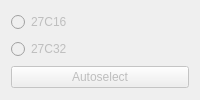
                     <widget class="QWidget" name="E27C_dip24">
                      <property name="autoFillBackground">
                       <bool>false</bool>
                      </property>
                      <attribute name="title">
                       <string>DIP24</string>
                      </attribute>
                      <layout class="QVBoxLayout" name="verticalLayout_8">
                       <item>
                        <widget class="QRadioButton" name="E27c16Button">
                         <property name="enabled">
                          <bool>false</bool>
                         </property>
                         <property name="text">
                          <string>27C16</string>
                         </property>
                         <property name="checkable">
                          <bool>true</bool>
                         </property>
                        </widget>
                       </item>
                       <item>
                        <widget class="QRadioButton" name="E27c32Button">
                         <property name="enabled">
                          <bool>false</bool>
                         </property>
                         <property name="text">
                          <string>27C32</string>
                         </property>
                        </widget>
                       </item>
                       <item>
                        <widget class="QPushButton" name="autoDetectButton">
                         <property name="enabled">
                          <bool>false</bool>
                         </property>
                         <property name="text">
                          <string>Autoselect</string>
                         </property>
                        </widget>
                       </item>
                      </layout>
                     </widget>
